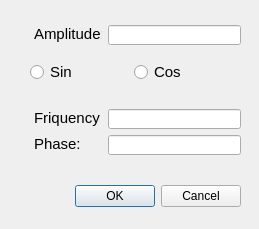
<?xml version="1.0" encoding="UTF-8"?>
<ui version="4.0">
 <class>NewHarmonicDialog</class>
 <widget class="QDialog" name="NewHarmonicDialog">
  <property name="geometry">
   <rect>
    <x>0</x>
    <y>0</y>
    <width>259</width>
    <height>229</height>
   </rect>
  </property>
  <property name="windowTitle">
   <string>Add New Harmonic</string>
  </property>
  <widget class="QDialogButtonBox" name="buttonBox">
   <property name="geometry">
    <rect>
     <x>40</x>
     <y>180</y>
     <width>201</width>
     <height>32</height>
    </rect>
   </property>
   <property name="orientation">
    <enum>Qt::Horizontal</enum>
   </property>
   <property name="standardButtons">
    <set>QDialogButtonBox::Cancel|QDialogButtonBox::Ok</set>
   </property>
  </widget>
  <widget class="QLineEdit" name="lineEdit">
   <property name="geometry">
    <rect>
     <x>108</x>
     <y>25</y>
     <width>133</width>
     <height>20</height>
    </rect>
   </property>
  </widget>
  <widget class="QLineEdit" name="lineEdit_2">
   <property name="geometry">
    <rect>
     <x>108</x>
     <y>109</y>
     <width>133</width>
     <height>20</height>
    </rect>
   </property>
  </widget>
  <widget class="QLineEdit" name="lineEdit_3">
   <property name="geometry">
    <rect>
     <x>108</x>
     <y>135</y>
     <width>133</width>
     <height>20</height>
    </rect>
   </property>
  </widget>
  <widget class="QLabel" name="label">
   <property name="geometry">
    <rect>
     <x>34</x>
     <y>25</y>
     <width>68</width>
     <height>18</height>
    </rect>
   </property>
   <property name="font">
    <font>
     <pointsize>11</pointsize>
     <weight>50</weight>
     <bold>false</bold>
    </font>
   </property>
   <property name="text">
    <string>Amplitude:</string>
   </property>
  </widget>
  <widget class="QLabel" name="label_2">
   <property name="geometry">
    <rect>
     <x>34</x>
     <y>109</y>
     <width>67</width>
     <height>18</height>
    </rect>
   </property>
   <property name="font">
    <font>
     <pointsize>11</pointsize>
     <weight>50</weight>
     <bold>false</bold>
    </font>
   </property>
   <property name="text">
    <string>Friquency:</string>
   </property>
  </widget>
  <widget class="QLabel" name="label_3">
   <property name="geometry">
    <rect>
     <x>34</x>
     <y>135</y>
     <width>64</width>
     <height>18</height>
    </rect>
   </property>
   <property name="font">
    <font>
     <pointsize>11</pointsize>
     <weight>50</weight>
     <bold>false</bold>
    </font>
   </property>
   <property name="text">
    <string>Phase:    </string>
   </property>
  </widget>
  <widget class="QWidget" name="">
   <property name="geometry">
    <rect>
     <x>30</x>
     <y>60</y>
     <width>201</width>
     <height>24</height>
    </rect>
   </property>
   <layout class="QHBoxLayout" name="horizontalLayout">
    <item>
     <widget class="QRadioButton" name="radioButton">
      <property name="font">
       <font>
        <pointsize>11</pointsize>
       </font>
      </property>
      <property name="text">
       <string>Sin</string>
      </property>
     </widget>
    </item>
    <item>
     <widget class="QRadioButton" name="radioButton_2">
      <property name="font">
       <font>
        <pointsize>11</pointsize>
       </font>
      </property>
      <property name="text">
       <string>Cos</string>
      </property>
     </widget>
    </item>
   </layout>
  </widget>
 </widget>
 <resources/>
 <connections>
  <connection>
   <sender>buttonBox</sender>
   <signal>accepted()</signal>
   <receiver>NewHarmonicDialog</receiver>
   <slot>accept()</slot>
   <hints>
    <hint type="sourcelabel">
     <x>248</x>
     <y>254</y>
    </hint>
    <hint type="destinationlabel">
     <x>157</x>
     <y>274</y>
    </hint>
   </hints>
  </connection>
  <connection>
   <sender>buttonBox</sender>
   <signal>rejected()</signal>
   <receiver>NewHarmonicDialog</receiver>
   <slot>reject()</slot>
   <hints>
    <hint type="sourcelabel">
     <x>316</x>
     <y>260</y>
    </hint>
    <hint type="destinationlabel">
     <x>286</x>
     <y>274</y>
    </hint>
   </hints>
  </connection>
 </connections>
</ui>
